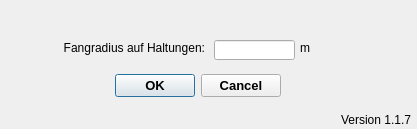
<?xml version="1.0" encoding="UTF-8"?>
<ui version="4.0">
 <class>ConnectDialogBase</class>
 <widget class="QDialog" name="ConnectDialogBase">
  <property name="geometry">
   <rect>
    <x>0</x>
    <y>0</y>
    <width>417</width>
    <height>129</height>
   </rect>
  </property>
  <property name="windowTitle">
   <string>Aus Verbindungslinien zugeordnete Haltungen in Flächen eintragen</string>
  </property>
  <widget class="QDialogButtonBox" name="button_box">
   <property name="geometry">
    <rect>
     <x>100</x>
     <y>70</y>
     <width>181</width>
     <height>32</height>
    </rect>
   </property>
   <property name="font">
    <font>
     <pointsize>10</pointsize>
     <weight>75</weight>
     <bold>true</bold>
    </font>
   </property>
   <property name="toolTip">
    <string>&lt;html&gt;&lt;head/&gt;&lt;body&gt;&lt;p&gt;Datenimport starten ...&lt;/p&gt;&lt;/body&gt;&lt;/html&gt;</string>
   </property>
   <property name="orientation">
    <enum>Qt::Horizontal</enum>
   </property>
   <property name="standardButtons">
    <set>QDialogButtonBox::Cancel|QDialogButtonBox::Ok</set>
   </property>
  </widget>
  <widget class="QLabel" name="label_3">
   <property name="geometry">
    <rect>
     <x>340</x>
     <y>110</y>
     <width>71</width>
     <height>20</height>
    </rect>
   </property>
   <property name="toolTip">
    <string>Version QKan Import</string>
   </property>
   <property name="text">
    <string>Version 1.1.7</string>
   </property>
   <property name="alignment">
    <set>Qt::AlignRight|Qt::AlignTrailing|Qt::AlignVCenter</set>
   </property>
  </widget>
  <widget class="QLineEdit" name="tf_fangradius">
   <property name="geometry">
    <rect>
     <x>214</x>
     <y>40</y>
     <width>81</width>
     <height>20</height>
    </rect>
   </property>
   <property name="toolTip">
    <string extracomment="Maximal zulässiger Abstand zwischen Verknüpfungslinie und Haltung"/>
   </property>
   <property name="statusTip">
    <string extracomment="Maximal zulässiger Abstand zwischen Verknüpfungslinie und Haltung"/>
   </property>
  </widget>
  <widget class="QLabel" name="label">
   <property name="geometry">
    <rect>
     <x>34</x>
     <y>40</y>
     <width>171</width>
     <height>16</height>
    </rect>
   </property>
   <property name="toolTip">
    <string extracomment="Maximal zulässiger Abstand zwischen Verknüpfungslinie und Haltung"/>
   </property>
   <property name="statusTip">
    <string extracomment="Maximal zulässiger Abstand zwischen Verknüpfungslinie und Haltung"/>
   </property>
   <property name="text">
    <string>Fangradius auf Haltungen:</string>
   </property>
   <property name="alignment">
    <set>Qt::AlignRight|Qt::AlignTrailing|Qt::AlignVCenter</set>
   </property>
  </widget>
  <widget class="QLabel" name="label_2">
   <property name="geometry">
    <rect>
     <x>300</x>
     <y>40</y>
     <width>21</width>
     <height>16</height>
    </rect>
   </property>
   <property name="toolTip">
    <string extracomment="Maximal zulässiger Abstand zwischen Verknüpfungslinie und Haltung"/>
   </property>
   <property name="statusTip">
    <string extracomment="Maximal zulässiger Abstand zwischen Verknüpfungslinie und Haltung"/>
   </property>
   <property name="text">
    <string>m</string>
   </property>
  </widget>
 </widget>
 <resources/>
 <connections>
  <connection>
   <sender>button_box</sender>
   <signal>accepted()</signal>
   <receiver>ConnectDialogBase</receiver>
   <slot>accept()</slot>
   <hints>
    <hint type="sourcelabel">
     <x>265</x>
     <y>205</y>
    </hint>
    <hint type="destinationlabel">
     <x>275</x>
     <y>117</y>
    </hint>
   </hints>
  </connection>
  <connection>
   <sender>button_box</sender>
   <signal>rejected()</signal>
   <receiver>ConnectDialogBase</receiver>
   <slot>reject()</slot>
   <hints>
    <hint type="sourcelabel">
     <x>265</x>
     <y>205</y>
    </hint>
    <hint type="destinationlabel">
     <x>275</x>
     <y>117</y>
    </hint>
   </hints>
  </connection>
 </connections>
</ui>
